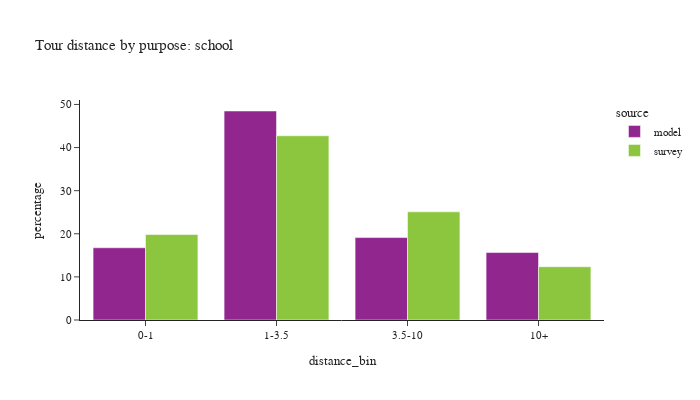

Notebook code cell kept with this figure:
### Code cell
plot_bins(tour, tour['pdpurp'] == 2, 'school')

### Figure 1 — Plotly figure (JSON) as saved in the notebook; plotly's stock layout.template omitted (floating-point values rounded to 4 significant figures)
{"data": [{"alignmentgroup": "True", "customdata": [[101210], [292899], [115531], [94524]], "hovertemplate": "source=model<br>distance_bin=%{x}<br>percentage=%{y}<br>sample count=%{customdata[0]}<extra></extra>", "legendgroup": "model", "marker": {"color": "#91268F", "pattern": {"shape": ""}}, "name": "model", "offsetgroup": "model", "orientation": "v", "showlegend": true, "textposition": "auto", "type": "bar", "x": ["0-1", "1-3.5", "3.5-10", "10+"], "xaxis": "x", "y": [16.75, 48.48, 19.12, 15.65], "yaxis": "y"}, {"alignmentgroup": "True", "customdata": [[172], [284], [138], [60]], "hovertemplate": "source=survey<br>distance_bin=%{x}<br>percentage=%{y}<br>sample count=%{customdata[0]}<extra></extra>", "legendgroup": "survey", "marker": {"color": "#8CC63E", "pattern": {"shape": ""}}, "name": "survey", "offsetgroup": "survey", "orientation": "v", "showlegend": true, "textposition": "auto", "type": "bar", "x": ["0-1", "1-3.5", "3.5-10", "10+"], "xaxis": "x", "y": [19.83, 42.73, 25.08, 12.36], "yaxis": "y"}], "layout": {"barmode": "group", "font": {"size": 11}, "height": 400, "legend": {"title": {"text": "source"}, "tracegroupgap": 0}, "title": {"text": "Tour distance by purpose: school"}, "width": 700, "xaxis": {"anchor": "y", "domain": [0.0, 1.0], "title": {"text": "distance_bin"}}, "yaxis": {"anchor": "x", "domain": [0.0, 1.0], "title": {"text": "percentage"}}}}
